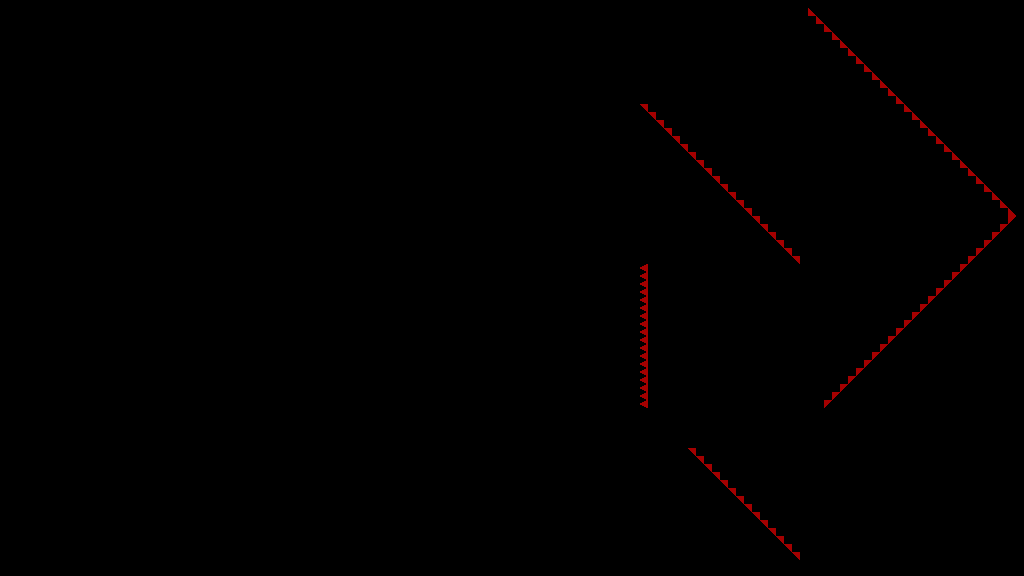

A level layout from a 2D game, rendered from its tile map. Below: a short description, then the map file with tile-grid data replaced by summaries:
An orthogonal 128x72 tile map with 8x8 px tiles, 1 tile layer (T_Spikes) and 32 objects.

<map version="1.4" tiledversion="1.4.3" orientation="orthogonal" renderorder="right-down" width="128" height="72" tilewidth="8" tileheight="8" infinite="0" nextlayerid="5" nextobjectid="232">
 <tileset firstgid="1" source="../../../Sprites/Tiles/DEV/flat/T_spr_nv_flat_0.tsx" />
 <layer id="1" name="T_Spikes" width="128" height="72">
  <data>[9216 cells, 102 non-empty, 2 distinct tile ids]</data>
 </layer>
 <objectgroup id="2" name="C_Solid">
  <object id="125" x="432" y="104">
   <polygon points="0,0 160,0 160,160" />
  </object>
  <object id="127" x="544" y="504">
   <polygon points="0,0 16,0 0,16" />
  </object>
  <object id="157" x="0" y="568" width="1024" height="8" />
  <object id="172" x="512" y="528" width="24" height="8" />
  <object id="173" x="576" y="528" width="24" height="8" />
  <object id="179" x="496" y="528">
   <polygon points="0,0 8,8 0,8" />
  </object>
  <object id="181" x="560" y="528">
   <polygon points="0,0 8,8 0,8" />
  </object>
  <object id="182" x="608" y="536">
   <polygon points="0,0 8,-8 8,0" />
  </object>
  <object id="183" x="0" y="528" width="120" height="16" />
  <object id="184" x="96" y="544">
   <polygon points="0,0 24,0 0,24" />
  </object>
  <object id="185" x="0" y="544" width="96" height="24" />
  <object id="194" x="0" y="8" width="8" height="520" />
  <object id="195" x="0" y="0" width="1024" height="8" />
  <object id="196" x="1016" y="8" width="8" height="560" />
  <object id="207" x="616" y="424">
   <polygon points="0,0 24,0 24,24" />
  </object>
  <object id="211" x="648" y="264" width="40" height="304" />
  <object id="212" x="8" y="8" width="112" height="408" />
  <object id="214" x="120" y="104">
   <polygon points="0,0 312,0 0,312" />
  </object>
  <object id="215" x="120" y="8" width="472" height="96" />
  <object id="216" x="432" y="504" width="16" height="48" />
  <object id="217" x="424" y="504">
   <polygon points="0,0 8,0 8,8" />
  </object>
  <object id="218" x="448" y="504">
   <polygon points="0,0 8,0 0,8" />
  </object>
  <object id="219" x="616" y="408" width="24" height="16" />
  <object id="220" x="640" y="408" width="8" height="160" />
  <object id="225" x="640" y="104">
   <polygon points="0,0 160,160 0,160" />
  </object>
  <object id="226" x="824" y="408">
   <polygon points="0,0 192,-192 192,0" />
  </object>
  <object id="227" x="688" y="448">
   <polygon points="0,0 112,112 0,112" />
  </object>
  <object id="229" x="688" y="560" width="328" height="8" />
  <object id="230" x="592" y="8">
   <polygon points="0,0 32,0 0,32" />
  </object>
  <object id="231" x="808" y="8">
   <polygon points="0,0 208,0 208,208" />
  </object>
 </objectgroup>
 <objectgroup id="3" name="C_Balls">
  <object id="33" x="40" y="496" width="8" height="8" />
 </objectgroup>
 <objectgroup id="4" name="C_Orbs">
  <object id="176" x="584" y="504" width="8" height="8" />
 </objectgroup>
</map>
